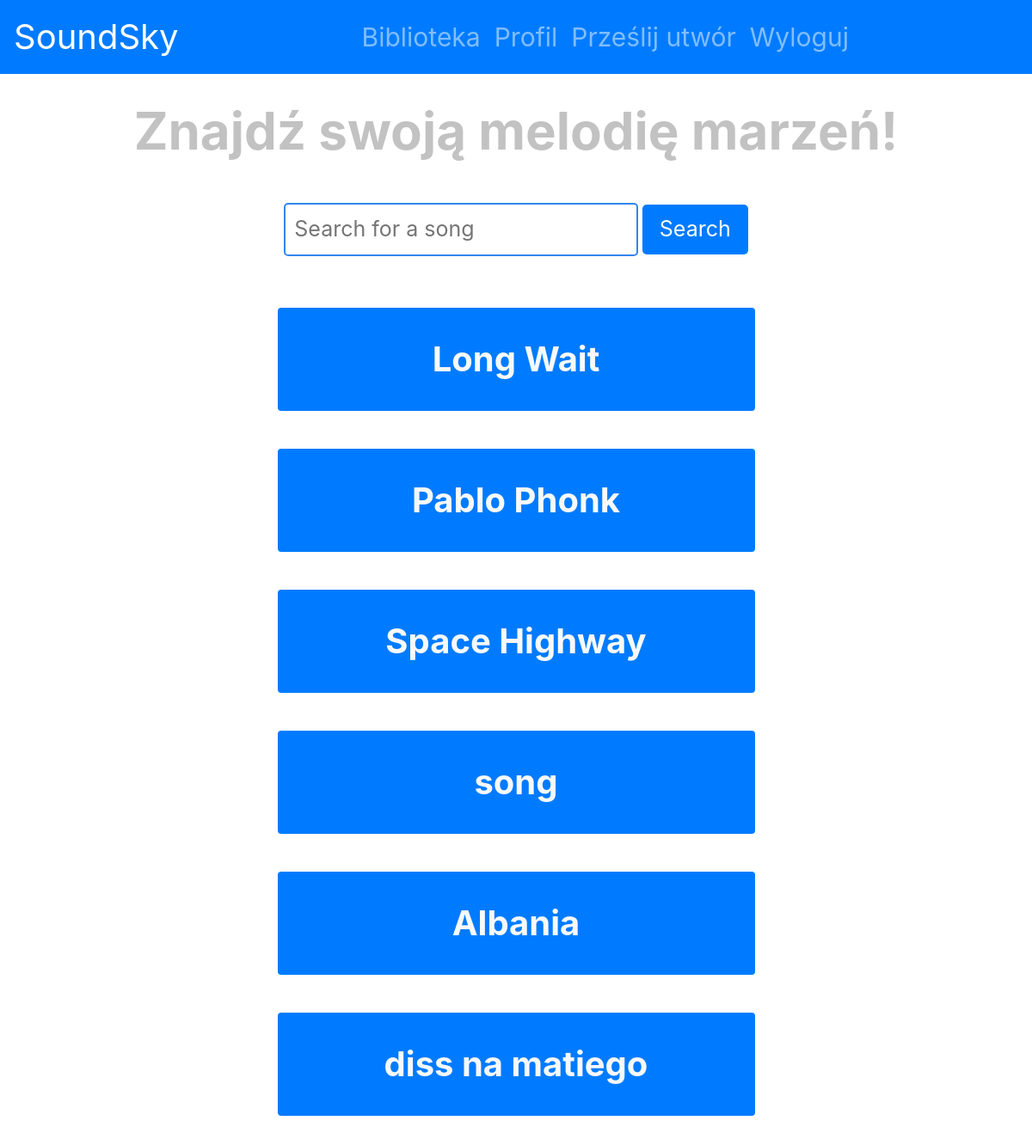
The app's page / (signed in) with its own data.
### SoundSky/models.py (models this page shows, shortened)
class Song(models.Model):
    id = models.AutoField(primary_key=True)
    name = models.CharField(max_length=100)
    user = models.ForeignKey(User, on_delete=models.CASCADE)
    url = models.URLField()
    def get_absolute_url(self):
        return reverse("Song", kwargs={"song_id": self.id})
    class Meta:
        verbose_name_plural = "Songs"

### SoundSky/views.py (the view)
# urls.py: path('', Search, name = "Home"),
def Search(request):
    query = request.GET.get('search_bar', '')
    songs = Song.objects.filter(name__icontains=query)
    ctx = {
        'Songs': songs
    }
    return render(request, 'Soundsky/search_page.html', ctx)

### SoundSky/templates/SoundSky/search_page.html (shortened to what this page needs)
{% extends "SoundSky/main_page.html" %} {% block title %}Home{% endblock %}
{% block content %}
<div style="text-align: center">
  <h1>Search for a song</h1>
  <form method="GET" action="{% url 'Home' %}">
    <input
      type="text"
      name="search_bar"
      placeholder="Search for a song"
      style="padding: 10px; border-radius: 5px; border: 2px solid #3286ed; font-size: 25px;"
    />
    <button
      type="submit" class="bg-primary"
      style="padding: 10px 20px; border-radius: 5px; color: white; border: none; font-size: 25px;"
    >
      Search
    </button>
  </form>
</div>
<div class="container">
  {% for song in Songs %}
    <a class="inside bg-primary rounded text-light" href="{{song.get_absolute_url}}" style="font-size: 40px; font-weight: bold; padding-top: 30px; padding-bottom: 30px;">{{song.name}}</a><br>
  {% endfor %}
</div>
{% endblock %}

### SoundSky/templates/SoundSky/main_page.html (style rules this page uses)
a { font-size: 30px; }

### SoundSky/templates/SoundSky/search_page.html (style rules this page uses)
.container { display: flex; flex-direction: column; align-items: center; justify-content: center; margin-top: 50px; }
.inside { padding: 10px; margin: 10px; width: 50%; text-align: center; background-color: 007bff; }
a { color: white; }
h1 { font-size: 60px; font-weight: bold; color:#b5b5b5d1; padding-bottom: 40px; }

### records on screen
Song: name "Long Wait"
Song: name "Pablo Phonk"
Song: name "Space Highway"
Song: name "song"
Song: name "Albania"
Song: name "diss na matiego"
